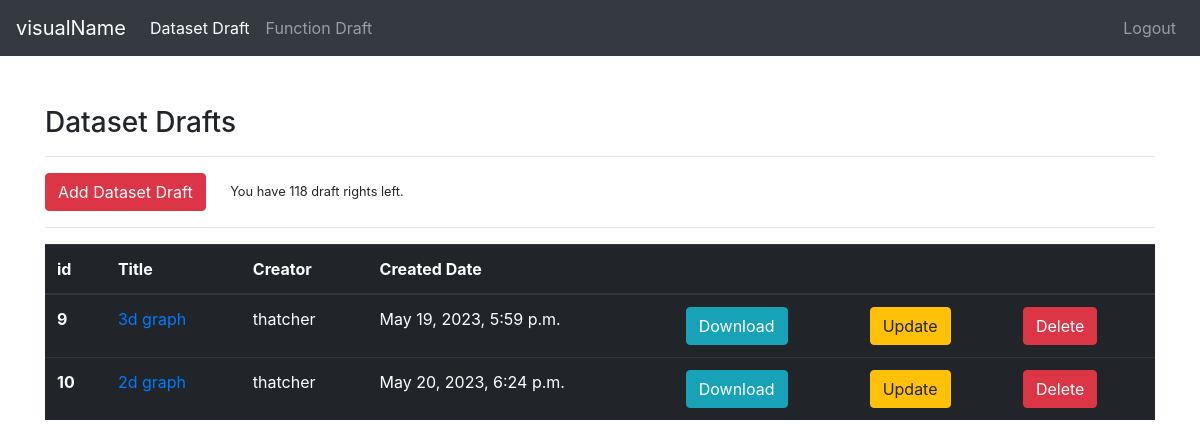
The app's page /drafts/datasetDraft/ (signed in), older data.
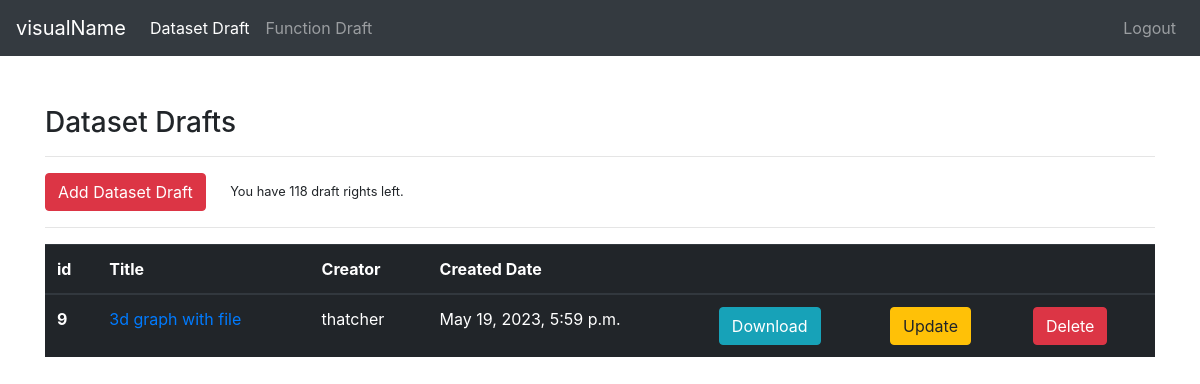
The same page, newer data.
### drafts/models.py (models this page shows, shortened)
class DraftDataset(models.Model):
    creator = models.ForeignKey("auth.User", on_delete=models.CASCADE)
    created_date = models.DateTimeField(auto_now_add=True)
    file = models.FileField(blank=True, null=True, validators=[FileExtensionValidator(allowed_extensions=['csv', 'xslsx'])], upload_to="datasets/")
    file_link = models.CharField(max_length=300, verbose_name='File link(if the file is not uploaded)', blank=True, null=True)
    title = models.CharField(max_length=50)
    title_fontsize = models.IntegerField(default=13)
    title_color = ColorField(default='#000000')
    graph_color = ColorField(default='#000000')
    x_label = models.CharField(max_length=50, default='x')
    y_label = models.CharField(max_length=50, default='y')
    z_label = models.CharField(max_length=50, default='z', blank=True, null=True)

### drafts/views.py (the view)
# urls.py: path('datasetDraft/', views.datasetDraft, name="datasetDraft"),
@login_required(login_url="user:login")
def datasetDraft(request):
    datasetDrafts = DraftDataset.objects.filter(creator = request.user)
    profile = Profile.objects.filter(user=request.user).first()
    draft_right_left =  profile.draft_right_left
    context = {
        "drafts":datasetDrafts,
        "left":draft_right_left
    }
    if draft_right_left <=0:
        messages.warning(request, "Contact n.erenacar13@gmail.com in order to buy more draft rights.")
    return render(request, "datasetDraft.html", context=context)

### templates/datasetDraft.html
{% extends 'layout.html' %}
{% block body %}
<h3>Dataset Drafts</h3>
<hr>
<a class="btn btn-danger" href="{% url 'drafts:addDataset' %}">Add Dataset Draft</a>
<small style="margin-left: 20px">You have {{left}} draft rights left.</small>
<hr>
{% if drafts %}
<table class="table table-dark">
    <thead>
      <tr>
        <th scope="col">id</th>
        <th scope="col">Title</th>
        <th scope="col">Creator</th>
        <th scope="col">Created Date</th>
        <th scope="col"></th>
        <th scope="col"></th>
        <th scope="col"></th>
      </tr>
    </thead>
    <tbody>
        {% for draft in drafts %}
        <tr>
          <th scope="row">{{draft.id}}</th>
          <td><a href="{% url 'drafts:updateDatasetDraft' draft.id %}">{{draft.title}}</a></td>
          <td>{{draft.creator}}</td>
          <td>{{draft.created_date}}</td>
          <td><a href="{% url 'drafts:downloadDatasetDraft' draft.id %}" class="btn btn-info">Download</a></td>
          <td><a href="{% url 'drafts:updateDatasetDraft' draft.id %}" class="btn btn-warning">Update</a></td>
          <td><a href="{% url 'drafts:deleteDatasetDraft' draft.id %}" class="btn btn-danger">Delete</a></td>
        </tr>
        {% endfor %}
    </tbody>
  </table>
{% else %}
<div class="alert alert-danger">You dont have any drafts yet.</div>
{% endif %}
{% endblock body %}

Row changes from the older to the newer data that the page shows:
removed DraftDataset: id "10", title "2d graph", creator "thatcher", created_date "May 20, 2023, 6:24 p.m."
changed DraftDataset "thatcher": title "3d graph" → "3d graph with file"
